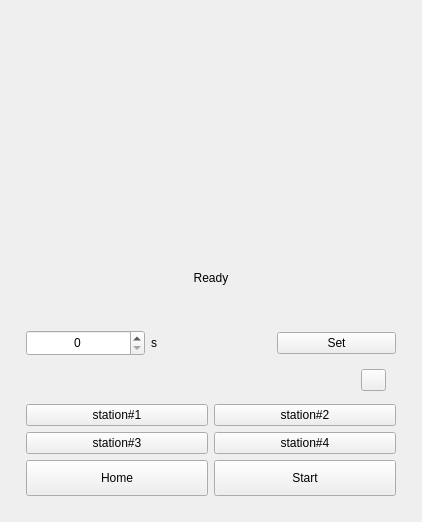
         <widget class="QWidget" name="home_page">
          <layout class="QVBoxLayout" name="verticalLayout_11">
           <item alignment="Qt::AlignHCenter|Qt::AlignVCenter">
            <widget class="QFrame" name="home_frame">
             <property name="minimumSize">
              <size>
               <width>400</width>
               <height>500</height>
              </size>
             </property>
             <property name="frameShape">
              <enum>QFrame::NoFrame</enum>
             </property>
             <property name="frameShadow">
              <enum>QFrame::Raised</enum>
             </property>
             <layout class="QVBoxLayout" name="verticalLayout_12">
              <property name="leftMargin">
               <number>15</number>
              </property>
              <property name="topMargin">
               <number>15</number>
              </property>
              <property name="rightMargin">
               <number>15</number>
              </property>
              <property name="bottomMargin">
               <number>15</number>
              </property>
              <item>
               <widget class="QFrame" name="frame_9">
                <property name="frameShape">
                 <enum>QFrame::NoFrame</enum>
                </property>
                <property name="frameShadow">
                 <enum>QFrame::Raised</enum>
                </property>
                <layout class="QVBoxLayout" name="verticalLayout_10">
                 <property name="leftMargin">
                  <number>0</number>
                 </property>
                 <property name="topMargin">
                  <number>0</number>
                 </property>
                 <property name="rightMargin">
                  <number>0</number>
                 </property>
                 <property name="bottomMargin">
                  <number>0</number>
                 </property>
                 <item>
                  <widget class="QLabel" name="home_png">
                   <property name="minimumSize">
                    <size>
                     <width>0</width>
                     <height>200</height>
                    </size>
                   </property>
                   <property name="styleSheet">
                    <string notr="true">image: url(:/images/resources/lift.png);</string>
                   </property>
                   <property name="text">
                    <string/>
                   </property>
                  </widget>
                 </item>
                 <item>
                  <widget class="QLabel" name="label_10">
                   <property name="text">
                    <string>Ready</string>
                   </property>
                   <property name="alignment">
                    <set>Qt::AlignCenter</set>
                   </property>
                  </widget>
                 </item>
                 <item>
                  <layout class="QHBoxLayout" name="horizontalLayout_7">
                   <item>
                    <widget class="QSpinBox" name="spin_time">
                     <property name="minimumSize">
                      <size>
                       <width>0</width>
                       <height>26</height>
                      </size>
                     </property>
                     <property name="alignment">
                      <set>Qt::AlignCenter</set>
                     </property>
                     <property name="maximum">
                      <number>999</number>
                     </property>
                    </widget>
                   </item>
                   <item>
                    <widget class="QLabel" name="label_11">
                     <property name="text">
                      <string>s</string>
                     </property>
                    </widget>
                   </item>
                   <item>
                    <widget class="QPushButton" name="set_timer">
                     <property name="text">
                      <string>Set</string>
                     </property>
                    </widget>
                   </item>
                  </layout>
                 </item>
                 <item>
                  <widget class="QFrame" name="planner_frame">
                   <property name="maximumSize">
                    <size>
                     <width>16777215</width>
                     <height>36</height>
                    </size>
                   </property>
                   <property name="frameShape">
                    <enum>QFrame::NoFrame</enum>
                   </property>
                   <property name="frameShadow">
                    <enum>QFrame::Raised</enum>
                   </property>
                   <layout class="QHBoxLayout" name="horizontalLayout_9">
                    <property name="leftMargin">
                     <number>10</number>
                    </property>
                    <property name="topMargin">
                     <number>0</number>
                    </property>
                    <property name="rightMargin">
                     <number>10</number>
                    </property>
                    <property name="bottomMargin">
                     <number>0</number>
                    </property>
                    <item>
                     <widget class="QLabel" name="planner_label">
                      <property name="styleSheet">
                       <string notr="true">color:white;</string>
                      </property>
                      <property name="text">
                       <string/>
                      </property>
                     </widget>
                    </item>
                    <item alignment="Qt::AlignRight">
                     <widget class="QPushButton" name="backspace_btn">
                      <property name="maximumSize">
                       <size>
                        <width>25</width>
                        <height>16777215</height>
                       </size>
                      </property>
                      <property name="styleSheet">
                       <string notr="true">image: url(:/images/resources/backspace.png);</string>
                      </property>
                      <property name="text">
                       <string/>
                      </property>
                     </widget>
                    </item>
                   </layout>
                  </widget>
                 </item>
                 <item>
                  <layout class="QGridLayout" name="home_gridlayout">
                   <item row="0" column="0">
                    <widget class="QPushButton" name="station_1">
                     <property name="text">
                      <string>station#1</string>
                     </property>
                    </widget>
                   </item>
                   <item row="0" column="1">
                    <widget class="QPushButton" name="station_2">
                     <property name="text">
                      <string>station#2</string>
                     </property>
                    </widget>
                   </item>
                   <item row="1" column="0">
                    <widget class="QPushButton" name="station_3">
                     <property name="text">
                      <string>station#3</string>
                     </property>
                    </widget>
                   </item>
                   <item row="1" column="1">
                    <widget class="QPushButton" name="station_4">
                     <property name="text">
                      <string>station#4</string>
                     </property>
                    </widget>
                   </item>
                  </layout>
                 </item>
                 <item>
                  <layout class="QHBoxLayout" name="horizontalLayout_8">
                   <item>
                    <widget class="QPushButton" name="go_home">
                     <property name="minimumSize">
                      <size>
                       <width>0</width>
                       <height>36</height>
                      </size>
                     </property>
                     <property name="text">
                      <string>Home</string>
                     </property>
                    </widget>
                   </item>
                   <item>
                    <widget class="QPushButton" name="start_planner">
                     <property name="minimumSize">
                      <size>
                       <width>0</width>
                       <height>36</height>
                      </size>
                     </property>
                     <property name="text">
                      <string>Start</string>
                     </property>
                    </widget>
                   </item>
                  </layout>
                 </item>
                </layout>
               </widget>
              </item>
             </layout>
            </widget>
           </item>
          </layout>
         </widget>
